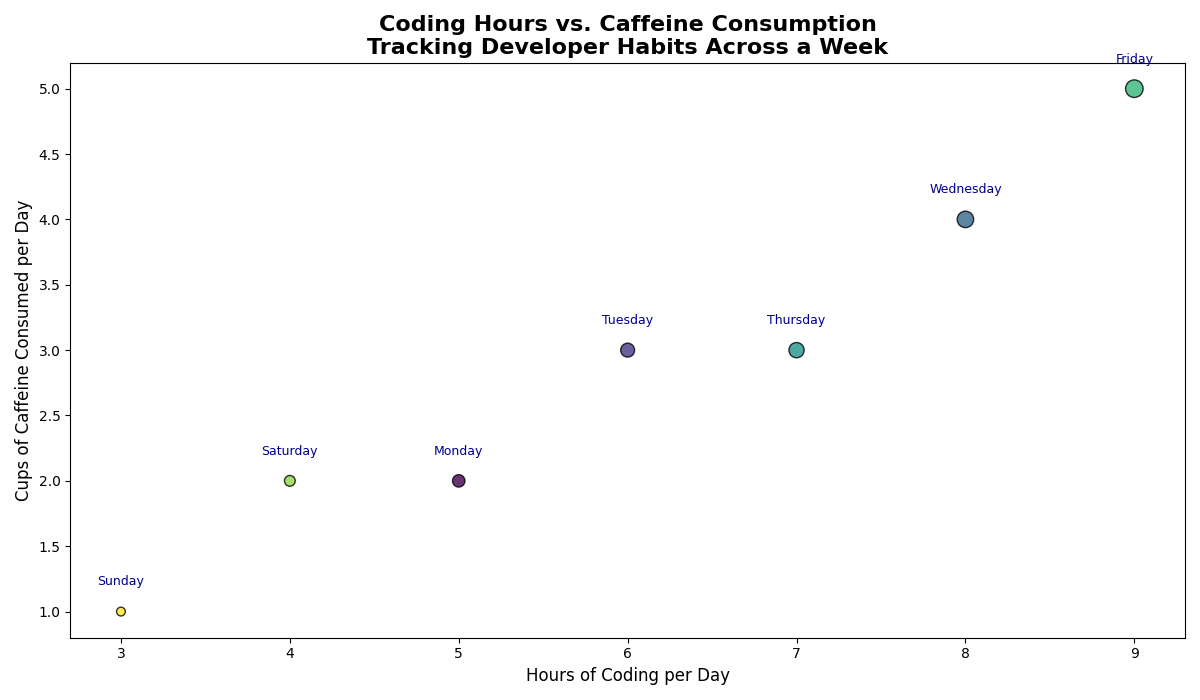

The script that drew this image:
import matplotlib.pyplot as plt
import numpy as np

days = ["Monday", "Tuesday", "Wednesday", "Thursday", "Friday", "Saturday", "Sunday"]
hours_of_coding = np.array([5, 6, 8, 7, 9, 4, 3])  # Hours of coding each day
caffeine_consumption = np.array([2, 3, 4, 3, 5, 2, 1])  # Cups of coffee/tea each day
tiredness_level = np.array([4, 5, 7, 6, 8, 3, 2])
marker_sizes = tiredness_level * 20
colors = plt.cm.viridis(np.linspace(0, 1, len(days)))

plt.figure(figsize=(12, 7))
plt.scatter(hours_of_coding, caffeine_consumption, s=marker_sizes, c=colors, alpha=0.8, edgecolors='black', linewidth=1, cmap='viridis')

for i, day in enumerate(days):
    plt.text(hours_of_coding[i], caffeine_consumption[i] + 0.2, day, fontsize=9, ha='center', color='darkblue')

plt.title('Coding Hours vs. Caffeine Consumption\nTracking Developer Habits Across a Week', fontsize=16, fontweight='bold')
plt.xlabel('Hours of Coding per Day', fontsize=12)
plt.ylabel('Cups of Caffeine Consumed per Day', fontsize=12)

# Automatically adjust layout to prevent overlap
plt.tight_layout()

plt.show()
